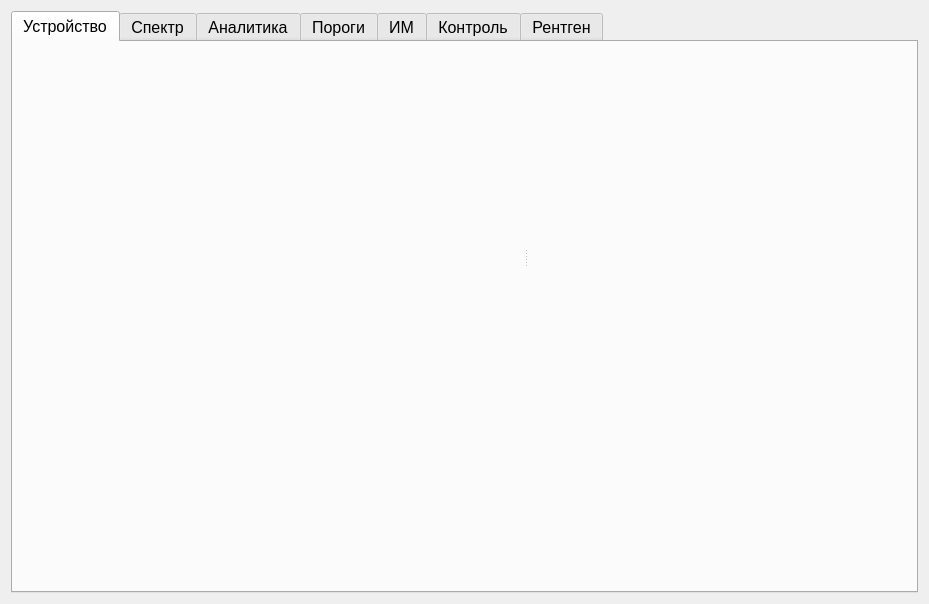
<?xml version="1.0" encoding="UTF-8"?>
<ui version="4.0">
 <class>SPRSettingsWidget</class>
 <widget class="QWidget" name="SPRSettingsWidget">
  <property name="geometry">
   <rect>
    <x>0</x>
    <y>0</y>
    <width>929</width>
    <height>604</height>
   </rect>
  </property>
  <property name="windowTitle">
   <string>Form</string>
  </property>
  <layout class="QVBoxLayout" name="verticalLayout">
   <item>
    <widget class="QTabWidget" name="tabSettingsWidget">
     <property name="enabled">
      <bool>true</bool>
     </property>
     <property name="font">
      <font>
       <family>Tahoma</family>
       <pointsize>12</pointsize>
      </font>
     </property>
     <property name="statusTip">
      <string/>
     </property>
     <property name="tabPosition">
      <enum>QTabWidget::North</enum>
     </property>
     <property name="tabShape">
      <enum>QTabWidget::Rounded</enum>
     </property>
     <property name="currentIndex">
      <number>0</number>
     </property>
     <property name="iconSize">
      <size>
       <width>32</width>
       <height>32</height>
      </size>
     </property>
     <property name="elideMode">
      <enum>Qt::ElideMiddle</enum>
     </property>
     <property name="usesScrollButtons">
      <bool>true</bool>
     </property>
     <property name="documentMode">
      <bool>false</bool>
     </property>
     <property name="tabsClosable">
      <bool>false</bool>
     </property>
     <property name="movable">
      <bool>true</bool>
     </property>
     <property name="tabBarAutoHide">
      <bool>false</bool>
     </property>
     <widget class="QWidget" name="tab_10">
      <attribute name="icon">
       <iconset resource="icons.qrc">
        <normaloff>:/icons/settings/icons/AlgoripmSerrings_tabs/SettingsDevice.png</normaloff>:/icons/settings/icons/AlgoripmSerrings_tabs/SettingsDevice.png</iconset>
      </attribute>
      <attribute name="title">
       <string>Устройство</string>
      </attribute>
      <widget class="QWidget" name="widget_2" native="true">
       <property name="geometry">
        <rect>
         <x>20</x>
         <y>10</y>
         <width>514</width>
         <height>409</height>
        </rect>
       </property>
       <layout class="QVBoxLayout" name="verticalLayout_7">
        <item>
         <widget class="QSplitter" name="splitter_2">
          <property name="orientation">
           <enum>Qt::Horizontal</enum>
          </property>
          <widget class="SPRSettingsMainWidget" name="wSettingsMainWidget" native="true">
           <property name="minimumSize">
            <size>
             <width>491</width>
             <height>391</height>
            </size>
           </property>
           <property name="maximumSize">
            <size>
             <width>491</width>
             <height>391</height>
            </size>
           </property>
          </widget>
          <widget class="QWidget" name="widget_3" native="true"/>
         </widget>
        </item>
       </layout>
      </widget>
     </widget>
     <widget class="QWidget" name="tabSpectrumZones">
      <attribute name="icon">
       <iconset resource="icons.qrc">
        <normaloff>:/icons/settings/icons/AlgoripmSerrings_tabs/Alroritm_Settings_Spector_tab_1.png</normaloff>:/icons/settings/icons/AlgoripmSerrings_tabs/Alroritm_Settings_Spector_tab_1.png</iconset>
      </attribute>
      <attribute name="title">
       <string>Спектр</string>
      </attribute>
      <layout class="QHBoxLayout" name="horizontalLayout_3">
       <item>
        <widget class="SPRSpectrumZonesTableWidget" name="wSpectrumZonesWidget" native="true"/>
       </item>
      </layout>
     </widget>
     <widget class="QWidget" name="tab_3">
      <attribute name="icon">
       <iconset resource="icons.qrc">
        <normaloff>:/icons/settings/icons/AlgoripmSerrings_tabs/Alroritm_Settings_Formulas_tab_1.png</normaloff>:/icons/settings/icons/AlgoripmSerrings_tabs/Alroritm_Settings_Formulas_tab_1.png</iconset>
      </attribute>
      <attribute name="title">
       <string>Аналитика</string>
      </attribute>
      <layout class="QVBoxLayout" name="verticalLayout_8">
       <item>
        <widget class="SPRSettingsFormulaWidget" name="wSettingsFormulaWidget" native="true"/>
       </item>
      </layout>
     </widget>
     <widget class="QWidget" name="tab_2">
      <attribute name="icon">
       <iconset resource="icons.qrc">
        <normaloff>:/icons/settings/icons/AlgoripmSerrings_tabs/Algoritm_Sittings_Porogs_tab_1.png</normaloff>:/icons/settings/icons/AlgoripmSerrings_tabs/Algoritm_Sittings_Porogs_tab_1.png</iconset>
      </attribute>
      <attribute name="title">
       <string>Пороги</string>
      </attribute>
      <layout class="QVBoxLayout" name="verticalLayout_9">
       <item>
        <widget class="SPRSettingsPorogsWidget" name="wSettingsPorogsWidget" native="true"/>
       </item>
      </layout>
     </widget>
     <widget class="QWidget" name="tab_9">
      <attribute name="icon">
       <iconset resource="icons.qrc">
        <normaloff>:/icons/settings/icons/AlgoripmSerrings_tabs/Alroritm_Settings_Ims_tab_1.png</normaloff>:/icons/settings/icons/AlgoripmSerrings_tabs/Alroritm_Settings_Ims_tab_1.png</iconset>
      </attribute>
      <attribute name="title">
       <string>ИМ</string>
      </attribute>
      <layout class="QVBoxLayout" name="verticalLayout_3">
       <item>
        <widget class="SPRSettingsIMSWidget" name="wSettingsIMSWidget" native="true"/>
       </item>
      </layout>
     </widget>
     <widget class="QWidget" name="tab_5">
      <attribute name="icon">
       <iconset resource="icons.qrc">
        <normaloff>:/icons/settings/icons/AlgoripmSerrings_tabs/Alroritm_Settings_SeparationControl_tab_1.png</normaloff>:/icons/settings/icons/AlgoripmSerrings_tabs/Alroritm_Settings_SeparationControl_tab_1.png</iconset>
      </attribute>
      <attribute name="title">
       <string>Контроль</string>
      </attribute>
      <layout class="QVBoxLayout" name="verticalLayout_4">
       <item>
        <widget class="SPRSettingsControlWidget" name="wSettingsControl" native="true"/>
       </item>
      </layout>
     </widget>
     <widget class="QWidget" name="tab_Test">
      <attribute name="icon">
       <iconset resource="icons.qrc">
        <normaloff>:/icons/settings/icons/AlgoripmSerrings_tabs/Alroritm_Settings_Rentgen_Menu_tab_1.png</normaloff>:/icons/settings/icons/AlgoripmSerrings_tabs/Alroritm_Settings_Rentgen_Menu_tab_1.png</iconset>
      </attribute>
      <attribute name="title">
       <string>Рентген</string>
      </attribute>
      <layout class="QVBoxLayout" name="verticalLayout_10">
       <property name="leftMargin">
        <number>0</number>
       </property>
       <property name="topMargin">
        <number>0</number>
       </property>
       <property name="rightMargin">
        <number>0</number>
       </property>
       <property name="bottomMargin">
        <number>0</number>
       </property>
       <item>
        <widget class="SPRSettingsRentgenWidget" name="wSettingsRentgen" native="true"/>
       </item>
      </layout>
     </widget>
    </widget>
   </item>
  </layout>
 </widget>
 <customwidgets>
  <customwidget>
   <class>SPRSettingsMainWidget</class>
   <extends>QWidget</extends>
   <header>sprsettingsmainwidget.h</header>
   <container>1</container>
  </customwidget>
  <customwidget>
   <class>SPRSettingsFormulaWidget</class>
   <extends>QWidget</extends>
   <header>sprsettingsformulawidget.h</header>
   <container>1</container>
  </customwidget>
  <customwidget>
   <class>SPRSettingsPorogsWidget</class>
   <extends>QWidget</extends>
   <header>sprsettingsporogswidget.h</header>
   <container>1</container>
  </customwidget>
  <customwidget>
   <class>SPRSettingsRentgenWidget</class>
   <extends>QWidget</extends>
   <header>sprsettingsrentgenwidget.h</header>
   <container>1</container>
  </customwidget>
  <customwidget>
   <class>SPRSettingsIMSWidget</class>
   <extends>QWidget</extends>
   <header>sprsettingsimswidget.h</header>
   <container>1</container>
  </customwidget>
  <customwidget>
   <class>SPRSettingsControlWidget</class>
   <extends>QWidget</extends>
   <header>sprsettingscontrolwidget.h</header>
   <container>1</container>
  </customwidget>
  <customwidget>
   <class>SPRSpectrumZonesTableWidget</class>
   <extends>QWidget</extends>
   <header>sprspectrumzonestablewidget.h</header>
   <container>1</container>
  </customwidget>
 </customwidgets>
 <resources>
  <include location="icons.qrc"/>
 </resources>
 <connections/>
</ui>
